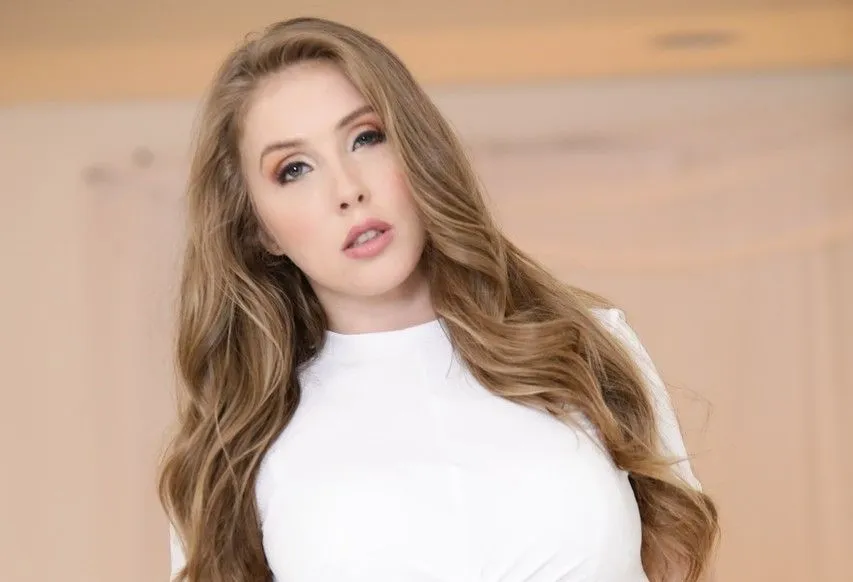
#> input picture Practical 2/data/lena.jpg, 853 x 582 px, given in place of lena.png, which was not available
$ python 'Reading Image Using OpenCV.py'
#> lines starting #> are read from the running program, lines starting #| are printed output that depends on the picture; after the words box and inside, x2 and y2 are one past the last pixel; in counts of white or black regions, pixels touching at a corner belong together
import cv2
import numpy as np

# reading image from data/ folder using opencv
lena_image = cv2.imread('../data/lena.png', 1)
#> lena_image is the input picture: shape (582, 853, 3); mean B, G, R 148.5, 168.5, 197.3

[h, w, d] = lena_image.shape
#> h = 582; w = 853; d = 3

cv2.putText(img=lena_image, text=f'Image Specs : {h}x{w}x{d}', org=(0, w - 25), fontFace=cv2.FONT_HERSHEY_DUPLEX,
            color=(0, 255, 0), fontScale=1)
cv2.imshow("Lena Image", lena_image)
# print(lena_image)

# reading image from data/ folder using opencv with flag : 0 -> read grayscale, 1 -> color image
lena_image_gray = cv2.imread('../data/lena.png', cv2.IMREAD_GRAYSCALE)  # 0 can also be used
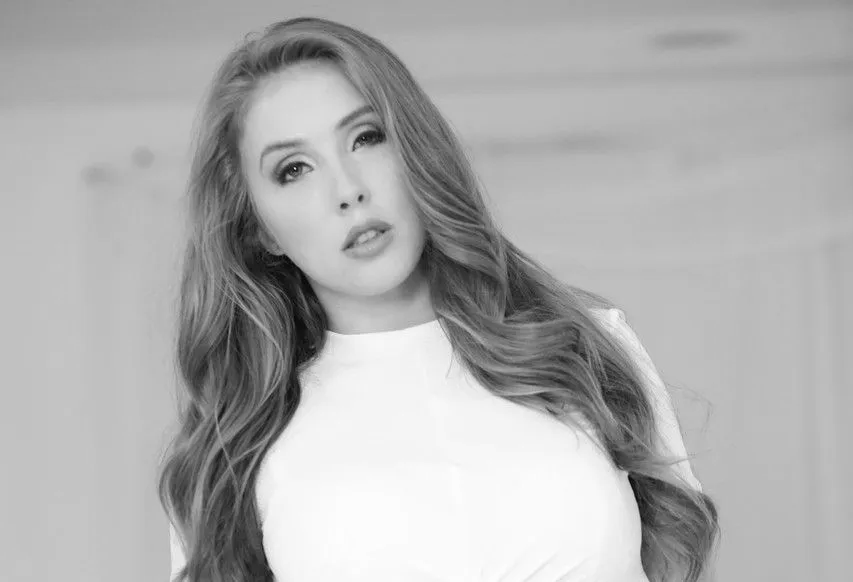
#> lena_image_gray: shape (582, 853); min 2, max 254, mean 174.8

[h, w] = lena_image_gray.shape

cv2.putText(img=lena_image_gray, text=f'Image Specs : {h}x{w}', org=(0, w - 25), fontFace=cv2.FONT_HERSHEY_DUPLEX,
            color=(0, 255, 0), fontScale=1)
cv2.imshow("Lena Image Gray", lena_image_gray)

# Get shape (h, w, d) of the image that is read
print(f'Height of image : {h}\nWidth of image : {w}\nDepth of image : {d}')
#| Height of image : 582
#| Width of image : 853
#| Depth of image : 3

cv2.imwrite('../data/lena saved.jpg', lena_image)

cv2.waitKey(0)
cv2.destroyAllWindows()

$ run again, with Practical 2/data/cameraman.jpg copied over Practical 2/data/lena.jpg
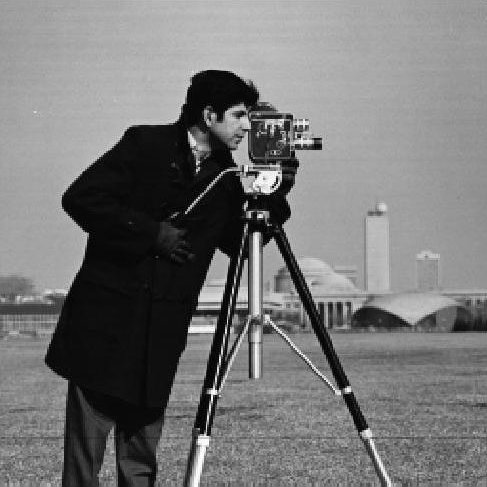
#> input picture Practical 2/data/cameraman.jpg, 487 x 487 px, given in place of lena.png, which was not available
#> lena_image is the input picture: shape (487, 487, 3); min 0, max 255, mean 118.6
#> `cv2.putText(img=lena_image, text=f'Image Specs : {h}x{w}x{d}', org=(0,..`:
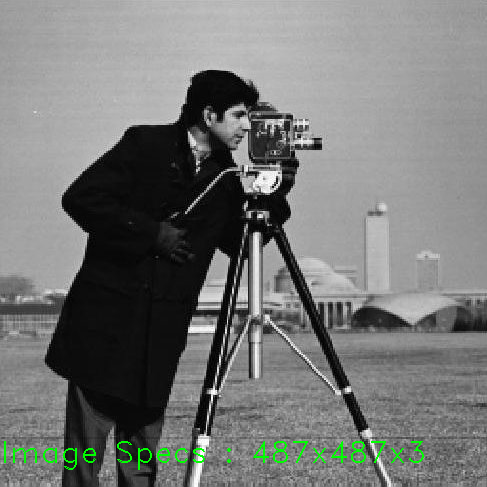
#> lena_image: shape (487, 487, 3); 0.7% of pixels changed, all inside (x1, y1, x2, y2) = (4, 441, 424, 470)
#> `cv2.putText(img=lena_image_gray, text=f'Image Specs : {h}x{w}', org=(0..`:
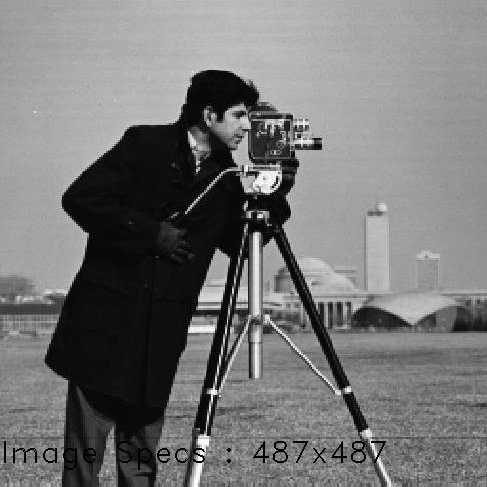
#> lena_image_gray: shape (487, 487); min 0, max 255, mean 117.9
#| Height of image : 487
#| Width of image : 487
#| Depth of image : 3
